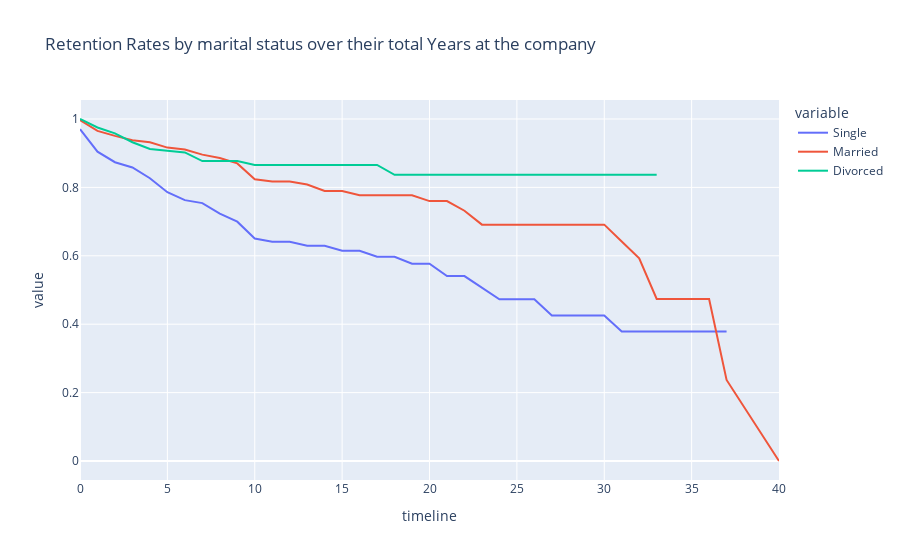

Notebook source saved alongside this figure:
### Markdown cell above
## 4. Let's switch to looking at retention rates from another demographic perspective: marital status. Generate and plot survival curves for the different marital statuses by number of years at the company.

### Code cell
status_years = survival(data, 'MaritalStatus', 'YearsAtCompany', 'Attrition')
px.line(data_frame = status_years, title = 'Retention Rates by marital status over their total Years at the company')

### Figure 1 — Plotly figure (JSON) as saved in the notebook; plotly's stock layout.template omitted (floating-point values rounded to 4 significant figures)
{"data": [{"hovertemplate": "variable=Single<br>timeline=%{x}<br>value=%{y}<extra></extra>", "legendgroup": "Single", "line": {"color": "#636efa", "dash": "solid"}, "marker": {"symbol": "circle"}, "mode": "lines", "name": "Single", "orientation": "v", "showlegend": true, "type": "scatter", "x": [0, 1, 2, 3, 4, 5, 6, 7, 8, 9, 10, 11, 12, 13, 14, 15, 16, 17, 18, 19, 20, 21, 22, 23, 24, 25, 26, 27, 29, 30, 31, 32, 33, 34, 36, 37, 40], "xaxis": "x", "y": [0.9702, 0.9044, 0.8736, 0.8581, 0.8268, 0.7861, 0.7628, 0.754, 0.7234, 0.6997, 0.6507, 0.6413, 0.6413, 0.6294, 0.6294, 0.6148, 0.6148, 0.5972, 0.5972, 0.5766, 0.5766, 0.5406, 0.5406, 0.5068, 0.473, 0.473, 0.473, 0.4257, 0.4257, 0.4257, 0.3784, 0.3784, 0.3784, 0.3784, 0.3784, 0.3784, null], "yaxis": "y"}, {"hovertemplate": "variable=Married<br>timeline=%{x}<br>value=%{y}<extra></extra>", "legendgroup": "Married", "line": {"color": "#EF553B", "dash": "solid"}, "marker": {"symbol": "circle"}, "mode": "lines", "name": "Married", "orientation": "v", "showlegend": true, "type": "scatter", "x": [0, 1, 2, 3, 4, 5, 6, 7, 8, 9, 10, 11, 12, 13, 14, 15, 16, 17, 18, 19, 20, 21, 22, 23, 24, 25, 26, 27, 29, 30, 31, 32, 33, 34, 36, 37, 40], "xaxis": "x", "y": [0.997, 0.9654, 0.9506, 0.9381, 0.932, 0.9164, 0.9109, 0.8958, 0.8858, 0.8702, 0.8239, 0.817, 0.817, 0.8086, 0.7894, 0.7894, 0.7768, 0.7768, 0.7768, 0.7768, 0.7599, 0.7599, 0.7318, 0.6911, 0.6911, 0.6911, 0.6911, 0.6911, 0.6911, 0.6911, 0.6418, 0.5924, 0.4739, 0.4739, 0.4739, 0.237, 0], "yaxis": "y"}, {"hovertemplate": "variable=Divorced<br>timeline=%{x}<br>value=%{y}<extra></extra>", "legendgroup": "Divorced", "line": {"color": "#00cc96", "dash": "solid"}, "marker": {"symbol": "circle"}, "mode": "lines", "name": "Divorced", "orientation": "v", "showlegend": true, "type": "scatter", "x": [0, 1, 2, 3, 4, 5, 6, 7, 8, 9, 10, 11, 12, 13, 14, 15, 16, 17, 18, 19, 20, 21, 22, 23, 24, 25, 26, 27, 29, 30, 31, 32, 33, 34, 36, 37, 40], "xaxis": "x", "y": [1, 0.9752, 0.9581, 0.9321, 0.9122, 0.9078, 0.9021, 0.8769, 0.8769, 0.8769, 0.8657, 0.8657, 0.8657, 0.8657, 0.8657, 0.8657, 0.8657, 0.8657, 0.8368, 0.8368, 0.8368, 0.8368, 0.8368, 0.8368, 0.8368, 0.8368, 0.8368, 0.8368, 0.8368, 0.8368, 0.8368, 0.8368, 0.8368, null, null, null, null], "yaxis": "y"}], "layout": {"autosize": true, "legend": {"title": {"text": "variable"}, "tracegroupgap": 0}, "title": {"text": "Retention Rates by marital status over their total Years at the company"}, "xaxis": {"anchor": "y", "autorange": true, "domain": [0, 1], "range": [0, 40], "title": {"text": "timeline"}, "type": "linear"}, "yaxis": {"anchor": "x", "autorange": true, "domain": [0, 1], "range": [-0.05556, 1.056], "title": {"text": "value"}, "type": "linear"}}}
